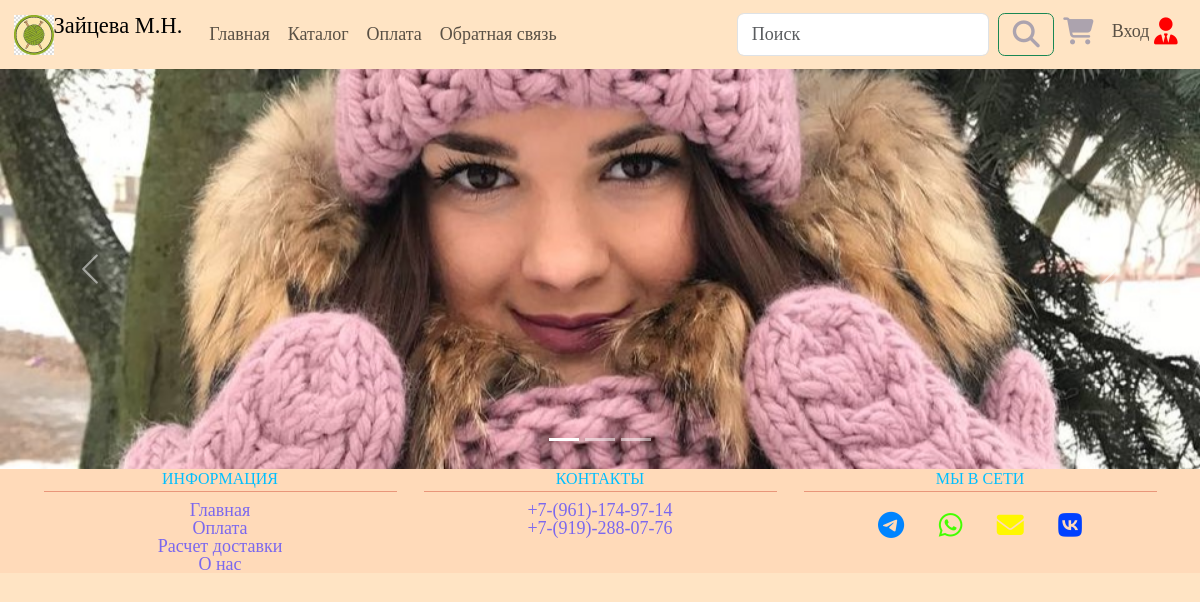
The app's page /, older data.
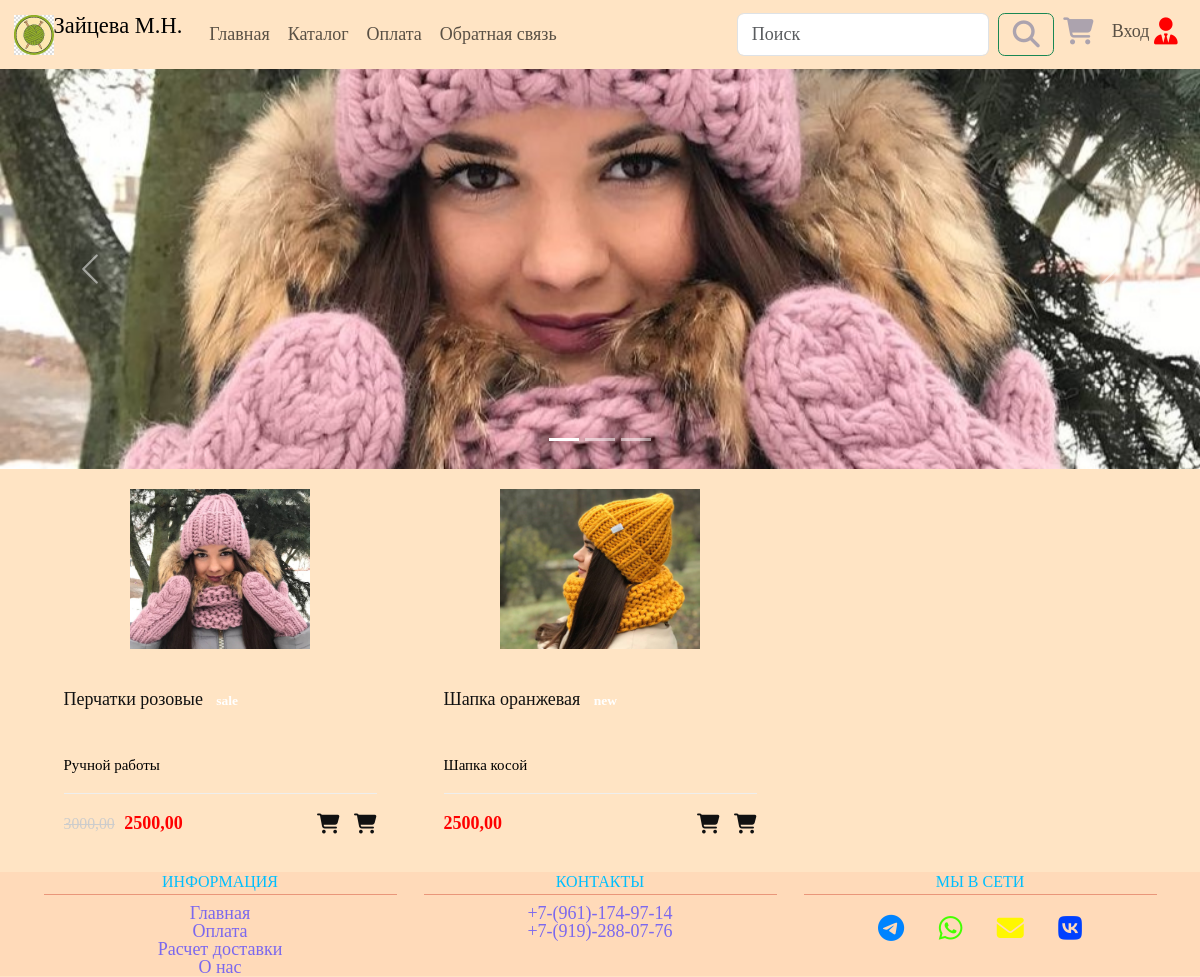
The same page, newer data.
### products/models.py (models this page shows, shortened)
class Product(models.Model):
    name = models.CharField(max_length=256, verbose_name='Наименование', unique=True)
    slug = models.SlugField(max_length=255, unique=True, db_index=True, verbose_name='URL')
    description = models.TextField(verbose_name='Описание')
    price = models.DecimalField(max_digits=7, decimal_places=2, verbose_name='Цена')
    sale = models.DecimalField(max_digits=7, decimal_places=2, null=True, blank=True, verbose_name='Цена со скидкой')
    image = models.ImageField(upload_to='product_images', verbose_name='Картинка')
    time_update = models.DateTimeField(auto_now=True, verbose_name='Дата изменения')
    category = models.ForeignKey(to=ProductCategory, on_delete=models.PROTECT, verbose_name='Категория')
    badge = models.ForeignKey(to=ProductBadge, on_delete=models.PROTECT, null=True, blank=True, verbose_name='Плашка')
    is_index = models.BooleanField(default=False, verbose_name='На главном экране')
    def get_absolute_url(self):
        return reverse('products:product', kwargs={'product_slug': self.slug})
    class Meta:
        verbose_name = 'Продукт'
        verbose_name_plural = 'Продукты'
        ordering = ['time_update']

class ProductBadge(models.Model):
    name = models.CharField(max_length=16, unique=True, verbose_name='Текст')
    slug = models.SlugField(max_length=255, unique=True, db_index=True, verbose_name='URL')
    color = models.CharField(max_length=8, verbose_name='Цвет')
    class Meta:
        verbose_name = 'Плашку'
        verbose_name_plural = 'Плашки'

### products/views.py (the view)
# urls.py: path('', Index.as_view(), name='index'),
class Index(DataMixin, ListView):
    model = Product
    template_name = 'products/index.html'
    def get_context_data(self, **kwargs):
        context = super().get_context_data(**kwargs)
        c_def = self.get_context(title='Главная страница')
        return dict(list(context.items()) + list(c_def.items()))
    def get_queryset(self):
        return Product.objects.filter(is_index=True)

### products/utils.py (called while the page is built)
    def get_context(self, **kwargs):
        context = kwargs
        context['menu'] = menu
        return context

### products/templates/products/index.html (shortened to what this page needs)
{% extends 'products/base.html' %} {% load static %} {% block css %}
<link rel="stylesheet" href="{% static 'css/base.css' %}"/>
<link rel="stylesheet" href="{% static 'css/index.css' %}"/>
<link rel="stylesheet" href="{% static 'css/product_cart.css' %}"/>
{% endblock %} {% block content %}
<div class="container-fluid my-carousel">
  <div
    id="carouselExampleIndicators"
    class="carousel slide carousel-fade"
    data-bs-ride="carousel"
    data-bs-interval="3000"
  >
    <div class="carousel-indicators">
      <button
        type="button"
        data-bs-target="#carouselExampleIndicators"
        data-bs-slide-to="0"
        class="active"
        aria-current="true"
        aria-label="Slide 1"
      ></button>
      <button
        type="button"
        data-bs-target="#carouselExampleIndicators"
        data-bs-slide-to="1"
        aria-label="Slide 2"
      ></button>
      <button
        type="button"
        data-bs-target="#carouselExampleIndicators"
        data-bs-slide-to="2"
        aria-label="Slide 3"
      ></button>
    </div>
    <div class="carousel-inner">
      <div class="carousel-item active">
        <img
          src="{% static 'img/carousel/1.jpg' %}"
          class="d-block w-100"
          alt="..."
        />
      </div>
    </div>
    <button
      class="carousel-control-prev"
      type="button"
      data-bs-target="#carouselExampleIndicators"
      data-bs-slide="prev"
    >
      <span class="carousel-control-prev-icon" aria-hidden="true"></span>
    </button>
    <button
      class="carousel-control-next"
      type="button"
      data-bs-target="#carouselExampleIndicators"
      data-bs-slide="next"
    >
      <span class="carousel-control-next-icon" aria-hidden="true"></span>
    </button>
  </div>
</div>
<section class="main-content">
  <div class="container">
    <div class="row">
      {% for product in object_list %}
      <div class="col-lg-4 col-sm-6 mb-3">
        <div class="product-cart">
          <div class="product-thumb">
            <a href="#"><img src="{{ product.image.url }}" alt="" /></a>
          </div>
          <div class="product-details">
            <h4>
              <a href="{{ product.get_absolute_url }}"
                >{{ product.name }} {% if product.badge.name %}
                <span class="badge" color="{{ product.badge.color }}"
                  >{{ product.badge.name }}</span
                >
                {% endif %}</a
              >
            </h4>
            <p>{{ product.description }}</p>
            <div class="product-bottom-details d-flex justify-content-between">
              <div class="product-price">
                {% if product.sale %}
                <small>{{ product.price }}</small> {{ product.sale}} {% else %}
                {{ product.price }} {% endif %}
              </div>
              <div class="product-links">
                <a href="#"><i class="fa-solid fa-cart-shopping"></i></a>
                <a href="#"><i class="fa-solid fa-cart-shopping"></i></a>
              </div>
            </div>
          </div>
        </div>
      </div>
      {% endfor %}
    </div>
  </div>
</section>
{% endblock %}

Row changes from the older to the newer data that the page shows:
added Product: image (picture), name "Перчатки розовые", badge.name "sale", description "Ручной работы", price "3000,00", sale "2500,00"
added Product: image (picture), name "Шапка оранжевая", badge.name "new", description "Шапка косой", price "2500,00"
